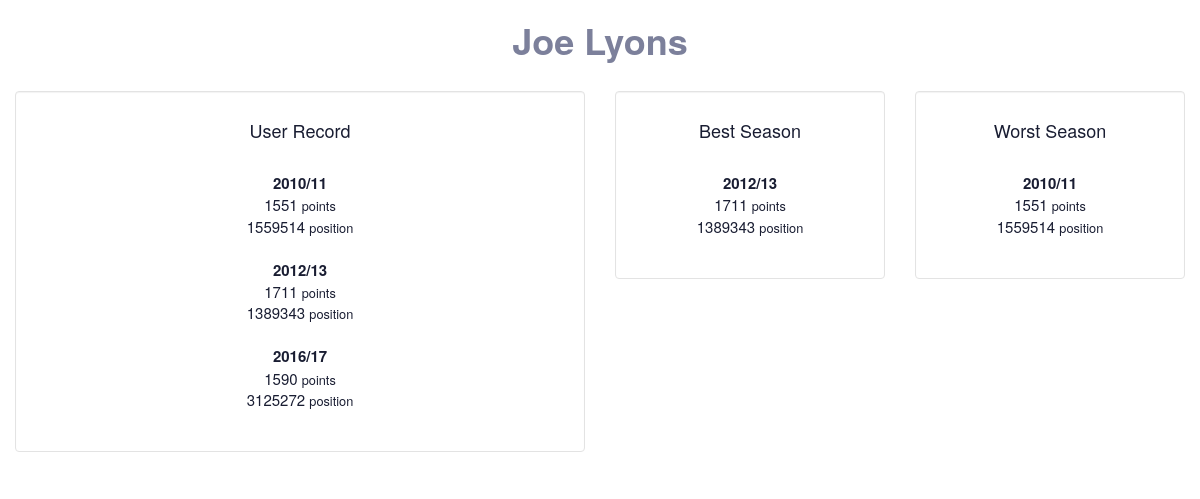
The app's page /user/3620576 with its own data.
### __init__.py (models this page shows)
class Users(db.Model):
    __table__ = db.Model.metadata.tables['users']

### __init__.py (the view)
@app.route('/user/<user_id>')
def user_info(user_id):
    entries = []
    cur = db.session.query(Users.name, Users.surname, Users.season_name, Users.points, Users.rank).filter(
          Users.user_id == user_id).filter(Users.season != 13).order_by(Users.season).all()
    entries.append(cur)
    print cur
    if not entries[0]:
        flash('No data for the requested User', 'error')
        return redirect(url_for('landing_page'))
    seasons = sorted(entries[0], key=lambda x: x.points)
    best_season = seasons[-1]
    worst_season = seasons[0]
    return render_template('show_user.html', entries=entries, best=best_season, worst=worst_season)

### templates/show_user.html (shortened to what this page needs)
{% extends "layout.html" %}
{% block body %}
<div class="container-fluid">
    <div class="row">
        <div id='user'>
        <h1><b>{{ entries[0][0].name + " " + entries[0][0].surname}}</b></h1>
        </div>
    <div class="col-sm-6">
      <br>
      <div class="well" id="stats">
          <h4>User Record</h4>
          <br>
          {% for entry in entries[0] %}
            <b>{{ entry.season_name }}</b>
            <br>
            {{ entry.points }}  <small>points</small>
            <br>
            {{ entry.rank }}  <small>position</small>
            <br>
            <br>
        {% endfor %}
        </div>
    </div>
    <div class="col-sm-3">
      <br>
      <div class="well" id="stats">
          <h4>Best Season</h4>
          <br>
            <b>{{ best.season_name }}</b>
            <br>
            {{ best.points }}  <small>points</small>
            <br>
            {{ best.rank }}  <small>position</small>
            <br>
            <br>
        </div>
    </div>
    <div class="col-sm-3">
      <br>
      <div class="well" id="stats">
          <h4>Worst Season</h4>
          <br>
            <b>{{ worst.season_name }}</b>
            <br>
            {{ worst.points }}  <small>points</small>
            <br>
            {{ worst.rank }}  <small>position</small>
            <br>
            <br>
        </div>
    </div>
    </div>
    </div>
{% endblock %}

### static/style.css (style rules this page uses)
#user { text-align: center; color: #7c809b; }
.well { background: white; }
.well#stats { font-size: 15px; text-align: center; color: #191d32; }

### records on screen
Users: name+surname "Joe Lyons", season_name "2010/11", points "1551", rank "1559514"
Users: season_name "2012/13", points "1711", rank "1389343"
Users: season_name "2016/17", points "1590", rank "3125272"
